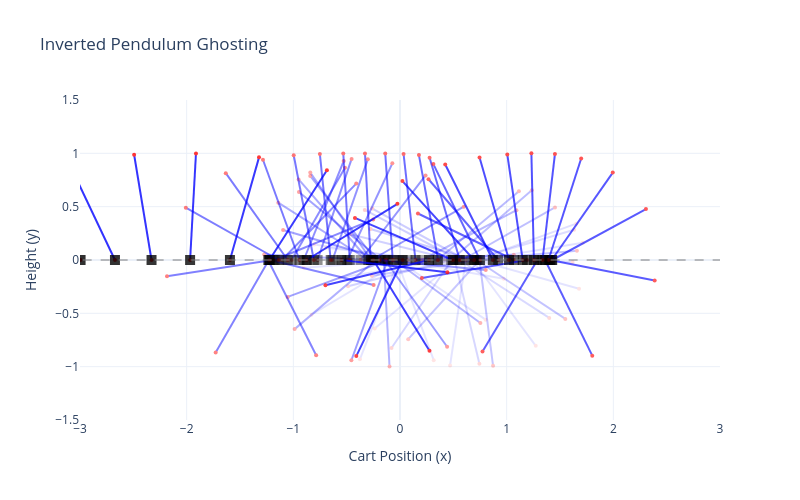

Write notebook code for a chart like this one.
### Code cell
plot_simulation_ghosting(history[::8])
